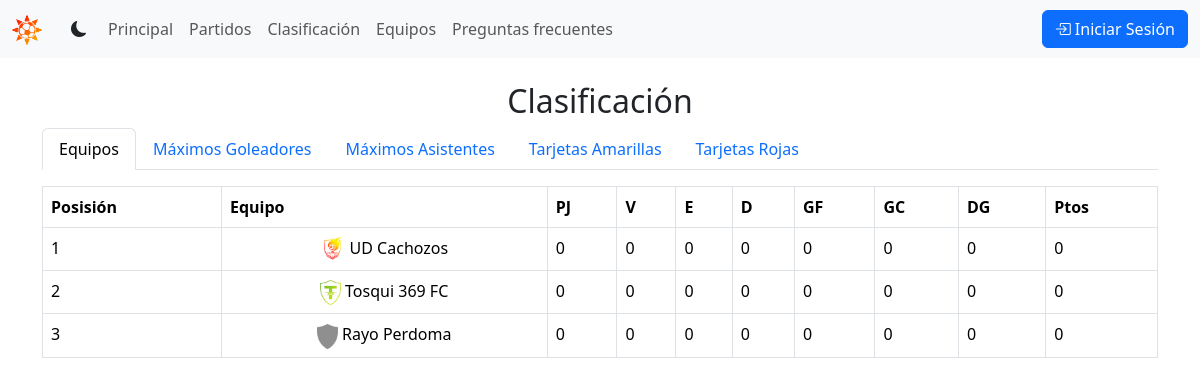
/summer-league/clasification/, run on an earlier commit of the app's database.
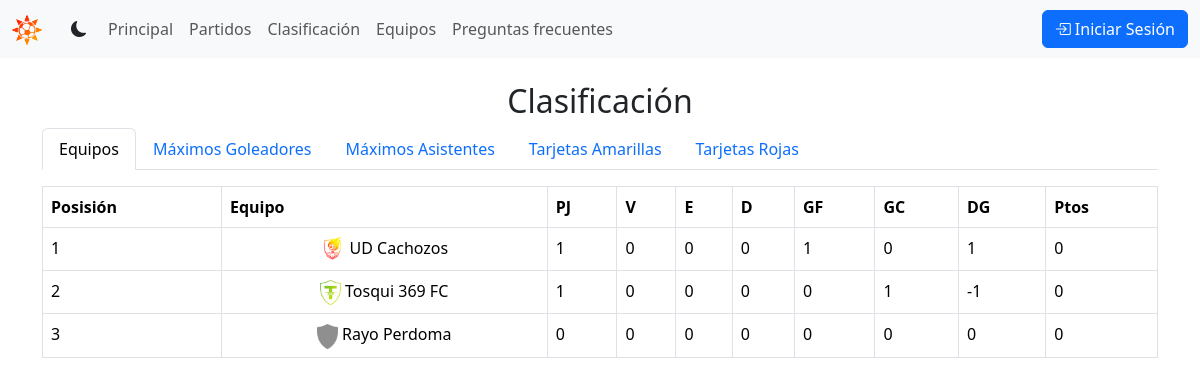
And on a later commit of the database.
### tournament/models.py (models this page shows, shortened)
class Team(models.Model):
    name = models.CharField(max_length=100, unique=True)
    club_code = models.CharField(max_length=3, unique=True, default='UFC')
    shield = models.ImageField(upload_to='shields', default='shields/default.png')
    info = models.TextField(max_length=1000, blank=True)
    class Meta:
        ordering = ['name']
    def __str__(self) -> str:
        return self.name

class Clasification(models.Model):
    team = models.OneToOneField('tournament.Team', related_name='clasification', null=True, on_delete=models.CASCADE)
    points = models.IntegerField(default=0)
    played = models.IntegerField(default=0)
    wins = models.IntegerField(default=0)
    draws = models.IntegerField(default=0)
    loses = models.IntegerField(default=0)
    goals_scored = models.IntegerField(default=0)
    goals_conceded = models.IntegerField(default=0)
    goals_difference = models.IntegerField(default=0)
    class Meta:
        ordering = ['-points', '-played']

### tournament/views.py (the view)
# urls.py: path('clasification/', views.clasification, name='clasification'),
def clasification(request):
    teams = Team.objects.all().order_by('clasification')
    players = Player.objects.all()
    top_scorers = players.order_by('-goals', '-played', 'team', 'user')
    top_assists = players.order_by('-assists', '-played', 'team', 'user')
    top_yc = players.order_by('-yellow_cards', '-played', 'team', 'user')
    top_rc = players.order_by('-red_cards', '-played', 'team', 'user')
    return render(request, 'tournament/clasification.html', {'teams': teams, 'players': players, 'top_scorers': top_scorers[:10], 'top_assists': top_assists[:10], 'top_yc': top_yc[:10], 'top_rc': top_rc[:10]})

### tournament/templates/tournament/clasification.html (shortened to what this page needs)
{% extends "base.html" %}
{% load static %}
{% block content %}
<div class="container mt-4">
    <h2 class="text-center">Clasificación</h2>
    <ul class="nav nav-tabs" id="myTab" role="tablist">
        <li class="nav-item" role="presentation">
            <a class="nav-link active" id="teams-tab" data-bs-toggle="tab" href="#teams" role="tab" aria-controls="teams" aria-selected="true">Equipos</a>
        </li>
        <li class="nav-item" role="presentation">
            <a class="nav-link" id="top-scorers-tab" data-bs-toggle="tab" href="#top-scorers" role="tab" aria-controls="top-scorers" aria-selected="false">Máximos Goleadores</a>
        </li>
        <li class="nav-item" role="presentation">
            <a class="nav-link" id="top-assists-tab" data-bs-toggle="tab" href="#top-assists" role="tab" aria-controls="top-assists" aria-selected="false">Máximos Asistentes</a>
        </li>
        <li class="nav-item" role="presentation">
            <a class="nav-link" id="top-yc-tab" data-bs-toggle="tab" href="#top-yc" role="tab" aria-controls="top-yc" aria-selected="false">Tarjetas Amarillas</a>
        </li>
        <li class="nav-item" role="presentation">
            <a class="nav-link" id="red-cards-tab" data-bs-toggle="tab" href="#red-cards" role="tab" aria-controls="red-cards" aria-selected="false">Tarjetas Rojas</a>
        </li>
    </ul>
    <div class="tab-content" id="myTabContent">
        <div class="tab-pane fade show active" id="teams" role="tabpanel" aria-labelledby="teams-tab">
            <table class="table table-bordered mt-3">
                <thead>
                    <tr>
                        <th>Posisión</th>
                        <th>Equipo</th>
                        <th>PJ</th>
                        <th>V</th>
                        <th>E</th>
                        <th>D</th>
                        <th>GF</th>
                        <th>GC</th>
                        <th>DG</th>
                        <th>Ptos</th>
                    </tr>
                </thead>
                <tbody>
                    {% for team in teams %}
                        <tr>
                            <td>{{ forloop.counter }}</td>
                            <td class="text-center">
                                <img src="{{ team.shield.url }}" alt="{{ player.team }}" class="img-fluid" style="max-height: 25px; max-width: 25px; object-fit: contain;"> {{ team.name }}</td>
                            <td>{{ team.clasification.played }}</td>
                            <td>{{ team.clasification.wins }}</td>
                            <td>{{ team.clasification.draws }}</td>
                            <td>{{ team.clasification.loses }}</td>
                            <td>{{ team.clasification.goals_scored }}</td>
                            <td>{{ team.clasification.goals_conceded }}</td>
                            <td>{{ team.clasification.goals_difference }}</td>
                            <td>{{ team.clasification.points }}</td>
                        </tr>
                    {% endfor %}
                </tbody>
            </table>
        </div>
    </div>
</div>
{% endblock %}

What changed in the data, as far as the page shows it:
changed through a linked row, Team "UD Cachozos": clasification.played "0" → "1"; clasification.goals_scored "0" → "1"; clasification.goals_difference "0" → "1"
changed through a linked row, Team "Tosqui 369 FC": clasification.played "0" → "1"; clasification.goals_conceded "0" → "1"; clasification.goals_difference "0" → "-1"
